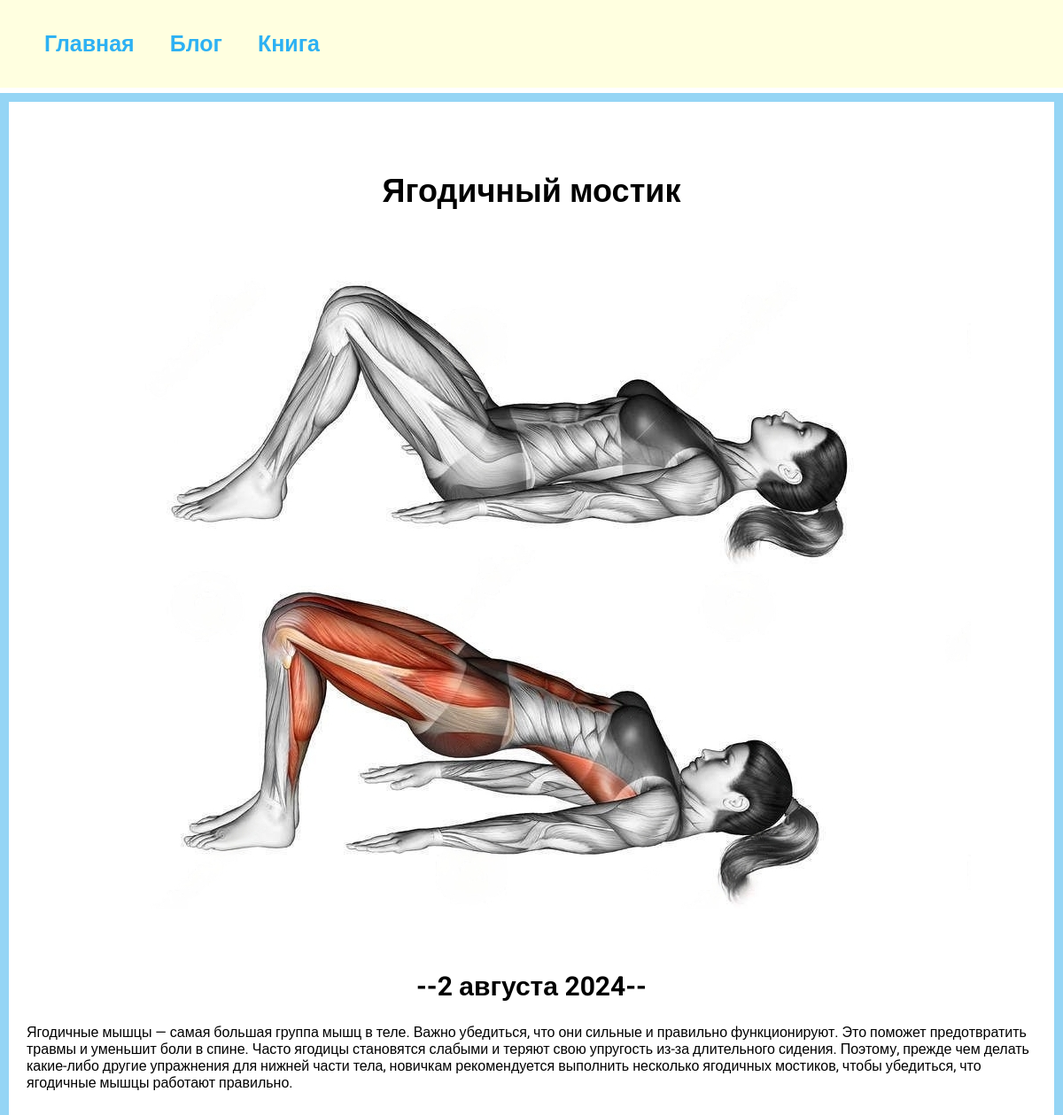
The app's page /blog/2/ with its own data.
### blog/models.py (models this page shows, shortened)
class Blog(models.Model):
    title = models.CharField(max_length=200)
    description = models.TextField()
    image = models.ImageField(upload_to='blog/images/')
    data = models.DateField()

### blog/views.py (the view)
# urls.py: path('<int:blog_id>/', views.detail, name='detail'),
def detail(request, blog_id):
    blog = get_object_or_404(Blog, pk=blog_id)
    return render(request, 'blog/details.html', {'blog': blog})

### blog/templates/blog/details.html
{% extends 'sporty/base.html' %}
{% block content %}
<div class="detail">
    <h1>{{blog.title}}</h1>
    <div class="element1">
    <div>
        <img src="{{blog.image.url}}" alt="">
    </div>
    </div>
    <h2>--{{ blog.data|date:'j E Y' }}--</h2>
    {{ blog.description|safe }}
</div>
{% endblock %}

### sporty/static/css/style.css (style rules this page uses)
body { font-family: "Roboto", sans-serif; background: rgb(149, 213, 245); margin: 0; padding: 0; }
.element1 { background: white; border: 6px solid #FFF; margin: 20px 0; }
.element1, img { max-width: 1200px; text-align: center; margin: auto; margin: 30px; }
.content h1 { text-align: center; margin: 60px 0 40px; font-size: 36px; }
h2 { font-size: 30px; text-align: center; }
.detail { background: #FFF; padding: 20px 20px 60px; }

### records on screen
Blog: title "Ягодичный мостик", image (picture), data "2 августа 2024", description "Ягодичные мышцы — самая большая группа мышц в теле. Важно убедиться, что они сильные и правильно функционируют. Это поможет предотвратить травмы и уменьшит боли в спине. Часто ягодицы становятся слабыми и теряют свою упругость из-за длительного сидения. Поэтому, прежде чем делать какие-либо другие упражнения для нижней части тела, новичкам рекомендуется выполнить несколько ягодичных мостиков, чтобы убедиться, что ягодичные мышцы работают правильно."
